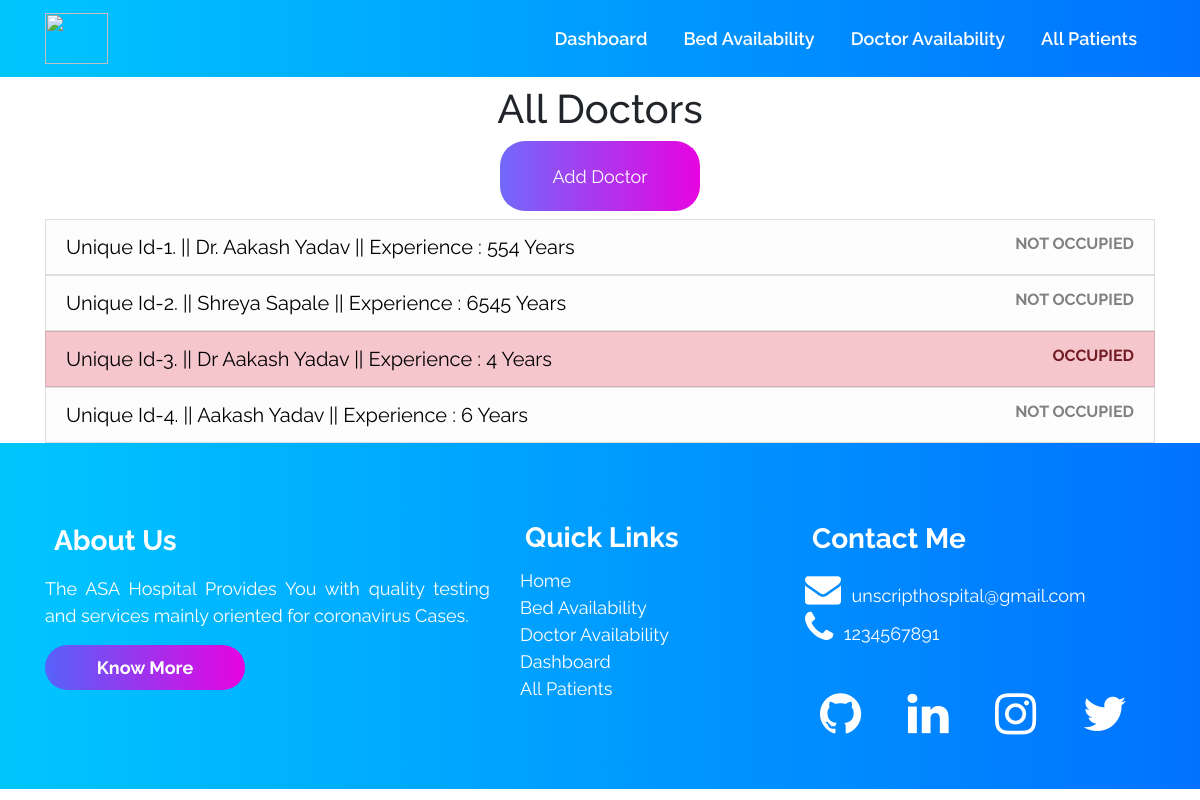
The app's page /doctoravailability/, older data.
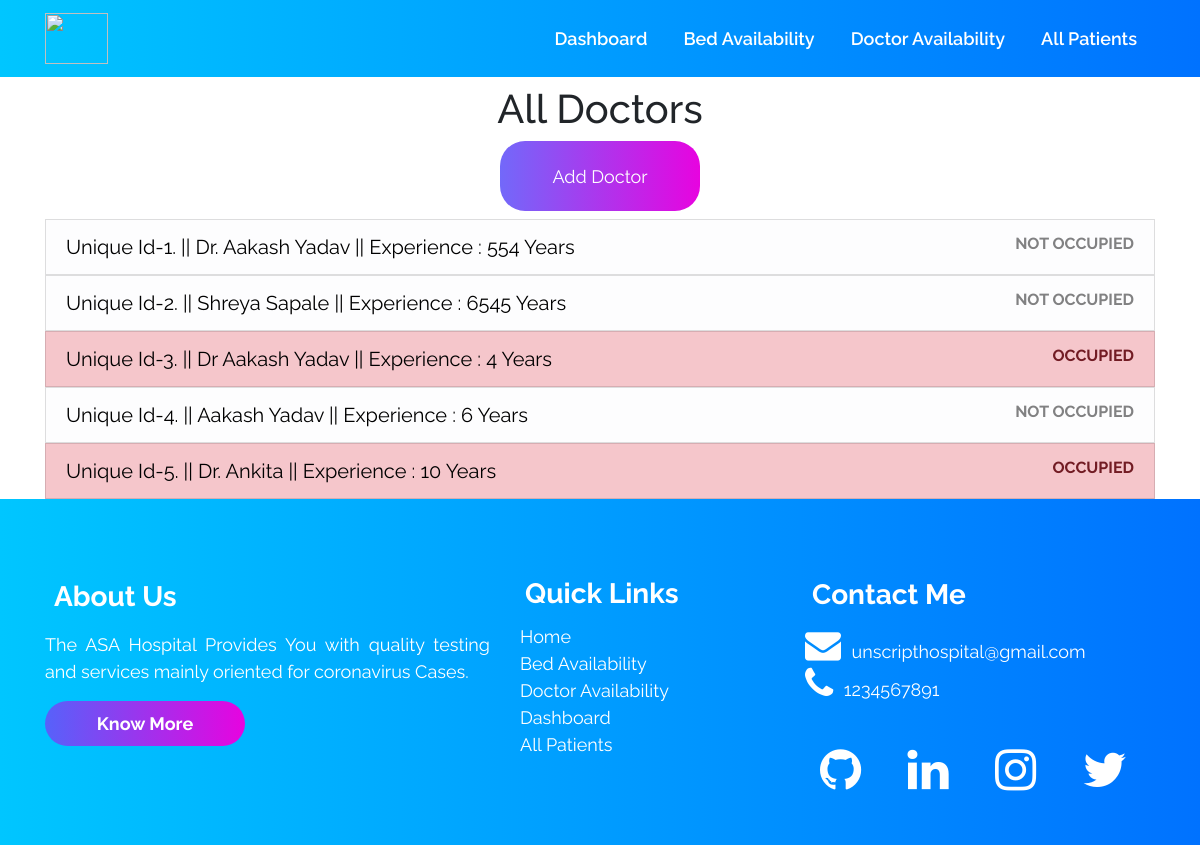
The same page, newer data.
### accounts/models.py (models this page shows, shortened)
class Doctor (models.Model):
    doctor_id = models.AutoField(primary_key=True)
    name = models.CharField(max_length=500, default="")
    phone = models.CharField(default="", max_length=500)
    experience_in_years = models.IntegerField(default=0)
    occupied = models.BooleanField(default=False)

### accounts/views.py (the view)
# urls.py: path("doctoravailability/", views.doctoravailability,
def doctoravailability(request):
    all_doctor_objects = Doctor.objects.all()
    context = {'all_doctors': all_doctor_objects}
    return render(request, 'doctoravailability.html', context)

### templates/doctoravailability.html (shortened to what this page needs)
{% extends 'innerbase.html' %}
{% load static %}
{% block cssLinks %}
<link rel="stylesheet" href="{% static 'css/doctoravailability.css' %}">
{% endblock %}
{% block body %}
<div class="container">
    <h1 class="text-center heading my-2">All Doctors</h1>
    <div class="container text-center my-2">
        <a href="/adddoctor">
            <button class="commonbuttons text-center">Add Doctor</button>
        </a>
    </div>
    <ul class="list-group">
        {% for doctor in all_doctors %}
        <a href="/doctors/{{doctor.doctor_id}}" style="text-decoration: none;">
            <li class="list-group-item list-group-item-action
        {% if doctor.occupied %} list-group-item-danger {% else %} list-group-item-light {% endif %}
        ">
                <div class="row">
                    <div class="col-md-9 header-of-list">
                        Unique Id-{{doctor.pk}}. || {{doctor.name}} || Experience :
                        {{doctor.experience_in_years}} Years
                    </div>
                    <div class="col-md-3 text-right">
                        <b>
                            {% if doctor.occupied %} OCCUPIED {% else %} NOT OCCUPIED {% endif %}
                        </b>
                    </div>
                </div>
            </li>
        </a>
        {% empty %}
        <li class="list-group-item list-group-item-action">NO ITEMS ACCORDING TO YOUR SEARCH</li>
        {% endfor %}
    </ul>
</div>
{% endblock %}

Row changes from the older to the newer data that the page shows:
added Doctor: pk "5", name "Dr. Ankita", experience_in_years "10", occupied "OCCUPIED"
